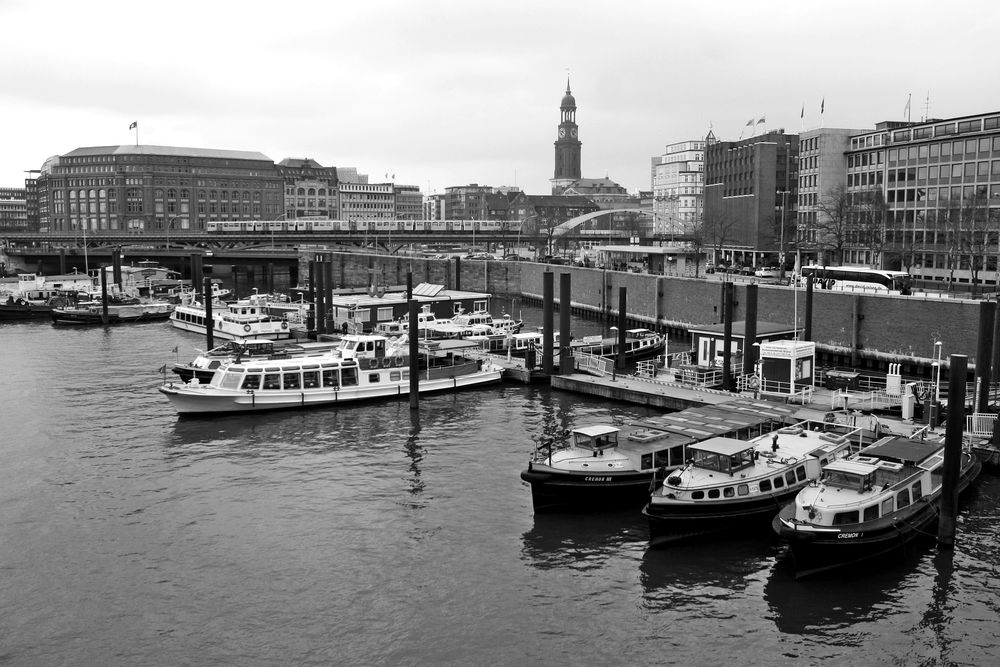
#> input picture PCA/water.jpg, 1000 x 667 px
$ jupyter execute 'Image Compression using PCA 2.ipynb'
#> lines starting #> are read from the running program, lines starting #| are printed output that depends on the picture
[cell 1]
import skimage

path = './water.jpg'

image = skimage.io.imread(path) # Load image
#> image is the input picture: shape (667, 1000, 3); min 0, max 255, mean 134.6
image = skimage.color.rgb2gray(image) # Convert to grayscale
#> image: shape (667, 1000) float64

[cell 2]
print(image.shape)
#| (667, 1000)

[cell 3]
#Now, using the image as a data set, we can utilize sklearn.decomposition.PCA to calculate the principal components.
#Calculate the principal components for a given image
#Transform (project) the image into the basis of the calculated principal components

[cell 4]
#to compress the image using only 50 PCA vectors
import matplotlib.pyplot as plt
from sklearn.decomposition import PCA

pca = PCA(n_components=50)
image_compressed = pca.fit_transform(image)
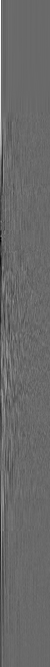
#> image_compressed: shape (667, 50) float64; min -10.42, max 14.69, mean 1.41e-16; drawn with min black and max white
image_decompressed = pca.inverse_transform(image_compressed)
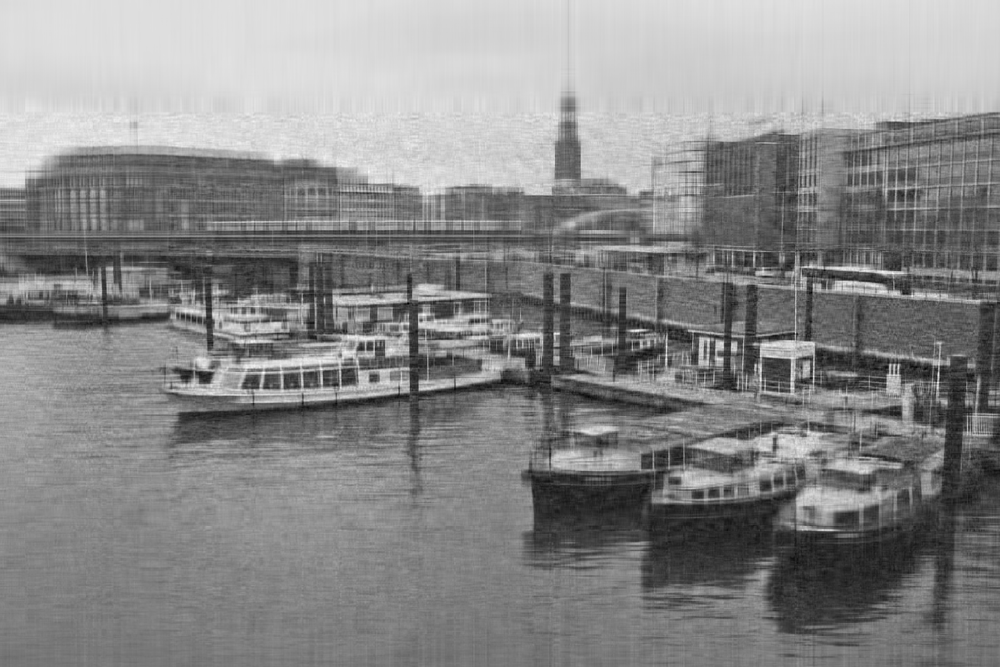
#> image_decompressed: shape (667, 1000) float64; min -0.223, max 1.18, mean 0.528; drawn with min black and max white

fig, axes = plt.subplots(1,2, figsize=(100, 100))
axes[0].imshow(image, cmap='gray')
axes[0].set_label("Original image")
axes[1].imshow(image_decompressed, cmap='gray')
axes[1].set_label("Compressed image")
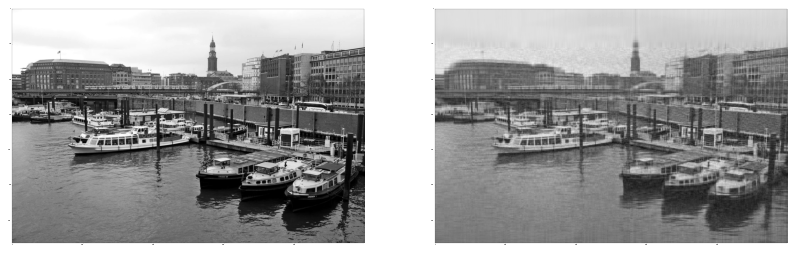
#> figure drawn by matplotlib, 2 panels

[cell 5]
from sklearn.decomposition import PCA
import matplotlib.pyplot as plt
import numpy as np
# Calculate 600 first principal components
pca = PCA(n_components=600).fit(image)

# Collect the explained variance of each component
explained_variance = pca.explained_variance_ratio_
#> explained_variance = 600 values, max 0.607 at index 0, min 7.04e-09 at index 599, mean 0.00167

# Component indices
components = [i for i in range(0, len(explained_variance))]
#> components = 600 values from 0 to 599

# Explained variance in percents
explained_variance_percent = [100 * i for i in explained_variance]
#> explained_variance_percent = 600 values, max 60.69 at index 0, min 7.04e-07 at index 599, mean 0.167

fig = plt.figure()
ax = fig.add_subplot(1, 1, 1)
ax.set_title('Explained variance by number of components')
ax.set_ylabel('Explained variance (%)')
ax.set_xlabel('Number of PCA components')

# Cumulative sum of the explained variance
ax.plot(components, np.cumsum(explained_variance_percent))
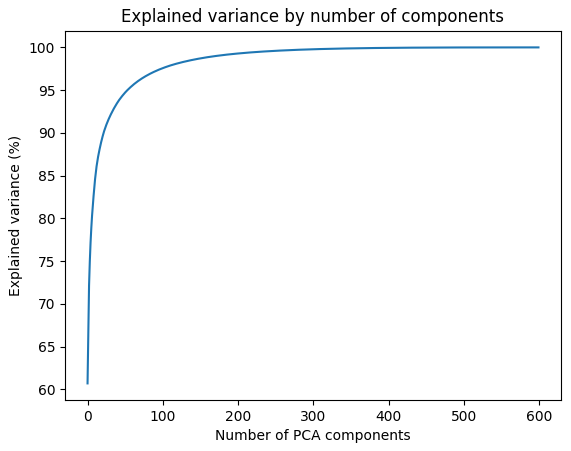
#> figure drawn by matplotlib, 1 panel; curve peaks at x = 599, y = 100

[cell 6]
# Utility function that compresses image with given number
# of principal components
def compress_image(n_components, image):
#> called with n_components = 8
    pca = PCA(n_components=n_components)
    image_compressed = pca.fit_transform(image)
    print("image compressed size",image_compressed.shape)
#| image compressed size (667, 8)
    return pca.inverse_transform(image_compressed)
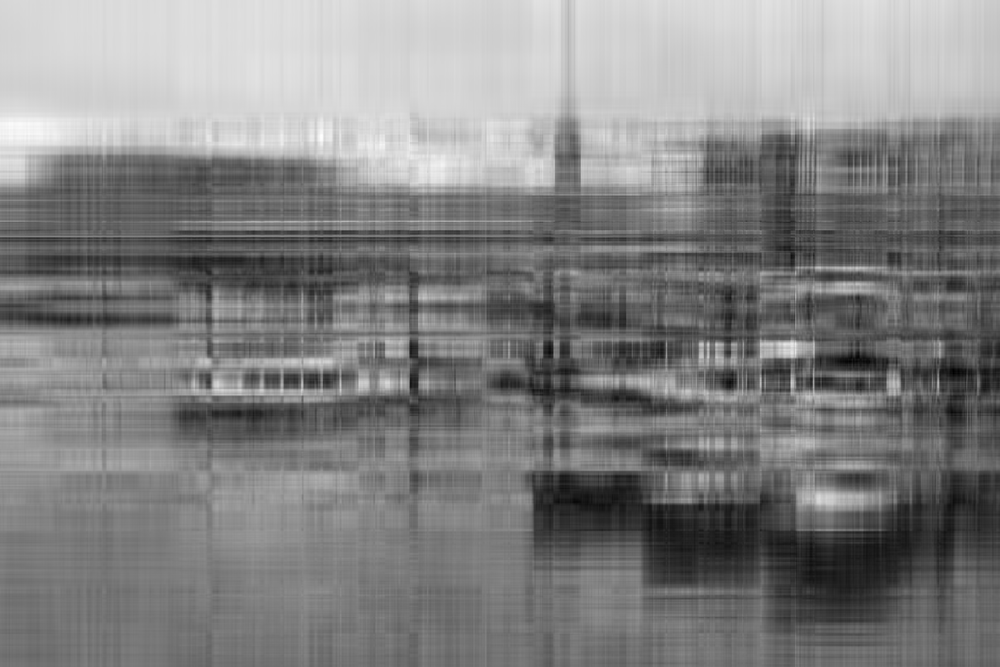
#> returned value: shape (667, 1000) float64; min -0.162, max 1.19, mean 0.528; drawn with min black and max white

# Compress images with different numbers of principal components
image_8 = compress_image(8, image)
image_29 = compress_image(29, image)
#> call 2 of compress_image, with n_components = 29
#> in compress_image (call 2), `image_compressed = pca.fit_transform(image)`:
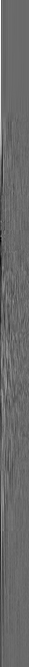
#> image_compressed: shape (667, 29) float64; min -10.42, max 14.69, mean 1.94e-16; drawn with min black and max white
#| image compressed size (667, 29)
#> in compress_image (call 2), `return pca.inverse_transform(image_compressed)`:
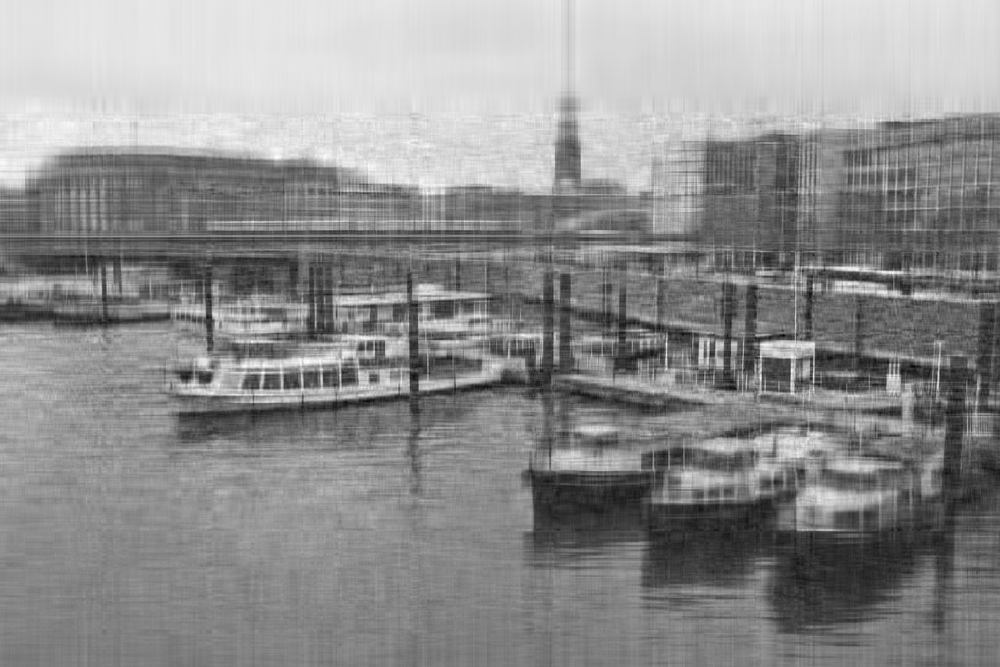
#> returned value: shape (667, 1000) float64; min -0.241, max 1.14, mean 0.528; drawn with min black and max white
image_73 = compress_image(73, image)
#> call 3 of compress_image, with n_components = 73
#> in compress_image (call 3), `image_compressed = pca.fit_transform(image)`:
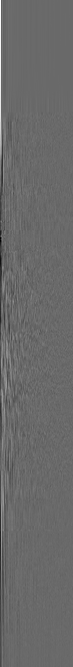
#> image_compressed: shape (667, 73) float64; min -10.42, max 14.69, mean -1.17e-17; drawn with min black and max white
#| image compressed size (667, 73)
image_254 = compress_image(254, image)
#> call 4 of compress_image, with n_components = 254
#> in compress_image (call 4), `image_compressed = pca.fit_transform(image)`:
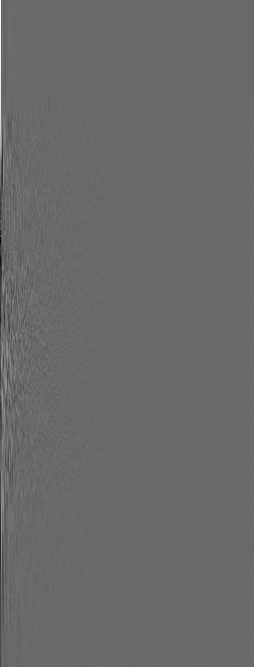
#> image_compressed: shape (667, 254) float64; min -10.42, max 14.69, mean -3.27e-17; drawn with min black and max white
#| image compressed size (667, 254)
image_580 = compress_image(580, image)
#> in compress_image (call 5), `image_compressed = pca.fit_transform(image)`:
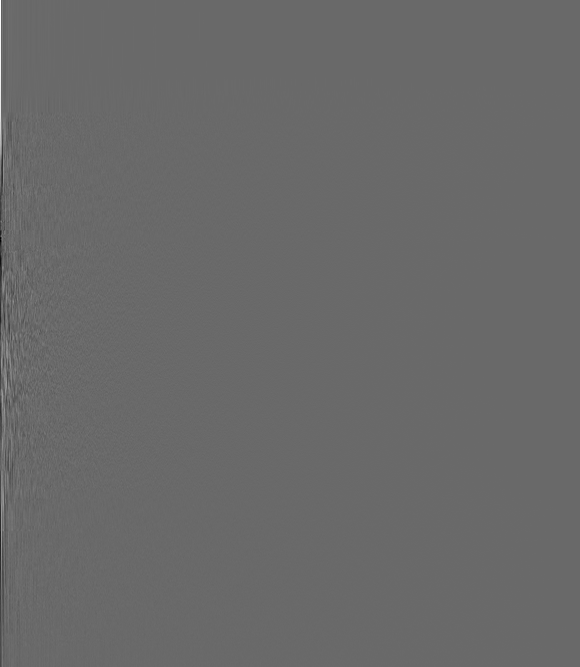
#> image_compressed: shape (667, 580) float64; min -10.42, max 14.69, mean -1.96e-19; drawn with min black and max white
#| image compressed size (667, 580)

fig, axes = plt.subplots(2,3, figsize=(10,5), constrained_layout=True)

axes[0][0].imshow(image_8, cmap='gray')
axes[0][0].set_title("Compressed image (PCA: 8)")

axes[0][1].imshow(image_29, cmap='gray')
axes[0][1].set_title("Compressed image (PCA: 29)")

axes[0][2].imshow(image_73, cmap='gray')
axes[0][2].set_title("Compressed image (PCA: 73)")

axes[1][0].imshow(image_254, cmap='gray')
axes[1][0].set_title("Compressed image (PCA: 254)")

axes[1][1].imshow(image_580, cmap='gray')
axes[1][1].set_title("Compressed image (PCA: 580)")

axes[1][2].imshow(image, cmap='gray')
axes[1][2].set_title("Original image")

[cell 7]
print("image8 shape is",image_8.shape)
#| image8 shape is (667, 1000)
print("image29 shape is" ,image_29.shape)
#| image29 shape is (667, 1000)
print("image73 shape is" ,image_73.shape)
#| image73 shape is (667, 1000)
print("image254 shape is", image_254.shape)
#| image254 shape is (667, 1000)
print("image580 shape is", image_580.shape)
#| image580 shape is (667, 1000)

$ run again, with PCA/cat.jpg copied over PCA/water.jpg
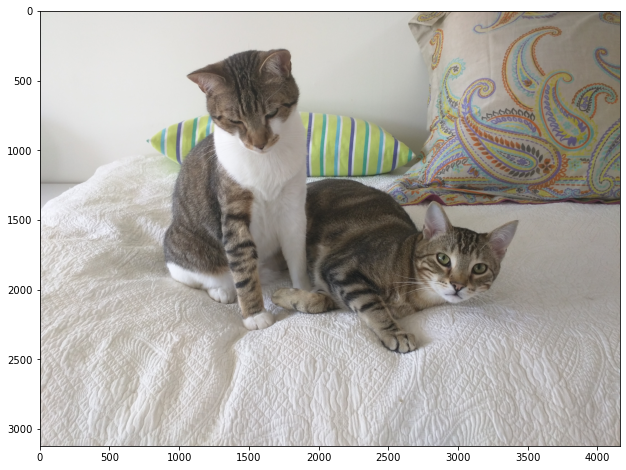
#> input picture PCA/cat.jpg, 626 x 470 px
#> image is the input picture: shape (470, 626, 4); mean R, G, B, A 177.7, 174.6, 169.3, 220.2
#> image: shape (470, 626) float64
#| (470, 626)
#| image compressed size (470, 8)
#| image compressed size (470, 29)
#> in compress_image (call 2), `return pca.inverse_transform(image_compressed)`:
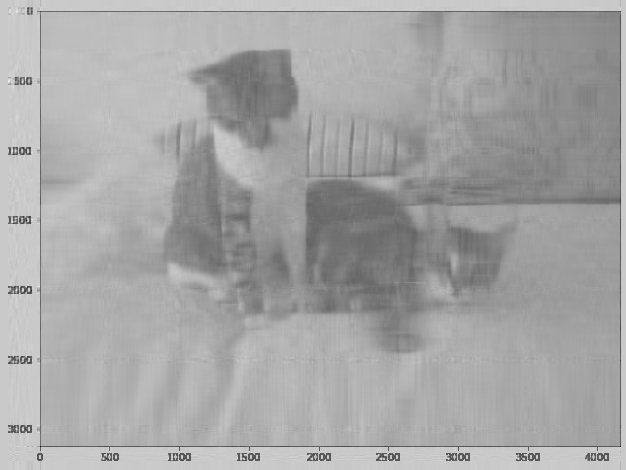
#> returned value: shape (470, 626) float64; min -0.791, max 1.47, mean 0.686; drawn with min black and max white
#| image compressed size (470, 73)
#> in compress_image (call 4), `image_compressed = pca.fit_transform(image)`:
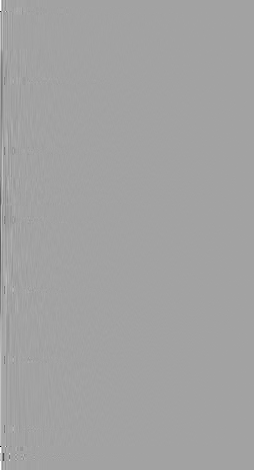
#> image_compressed: shape (470, 254) float64; min -13.86, max 7.87, mean -1.3e-17; drawn with min black and max white
#| image compressed size (470, 254)
#| image8 shape is (470, 626)
#| image29 shape is (470, 626)
#| image73 shape is (470, 626)
#| image254 shape is (470, 626)
